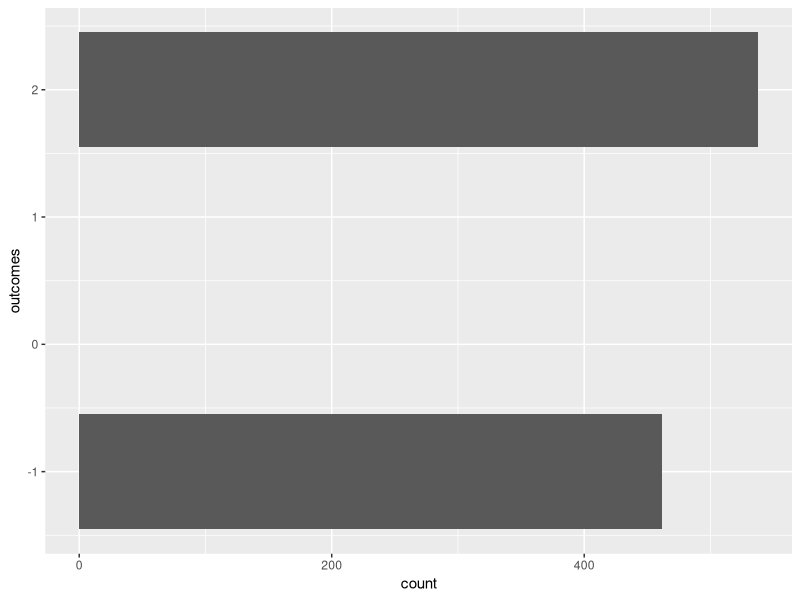
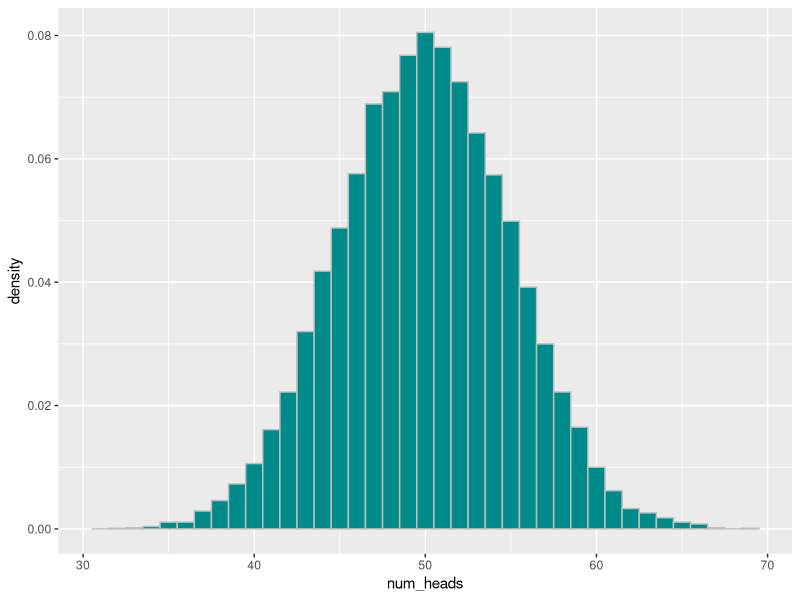
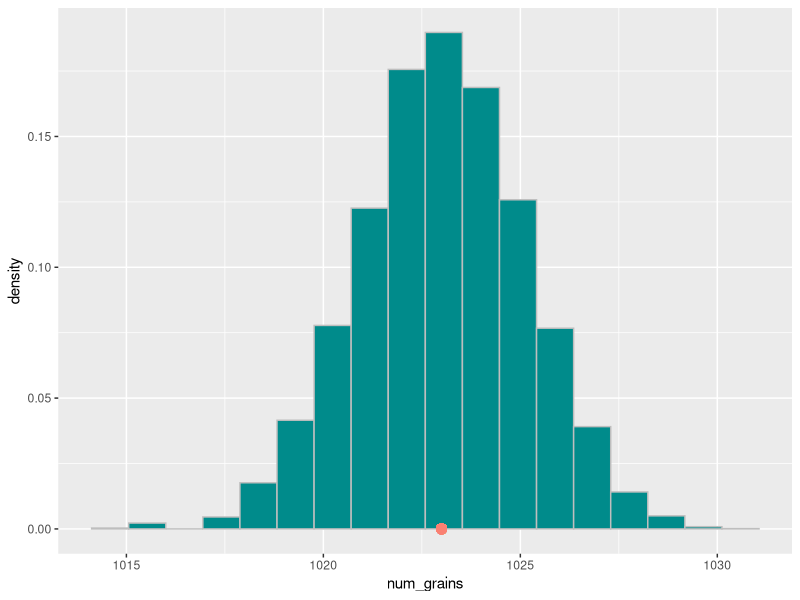
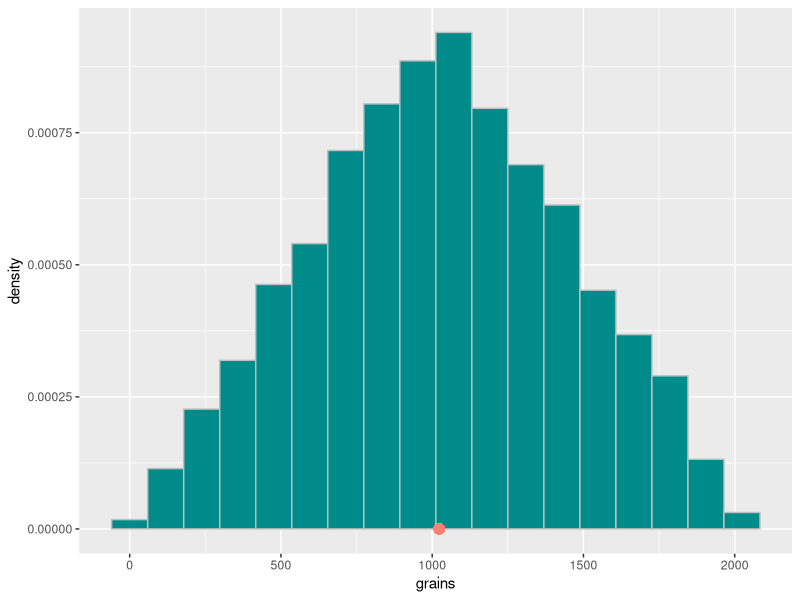
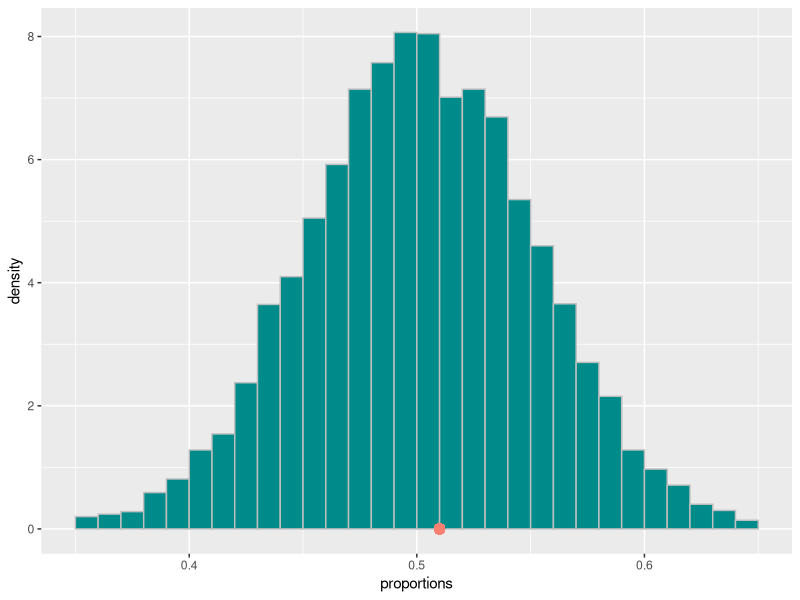

Recreate these plots in R, in order. (Note: this script raises an error after producing the figures.)
## ---- chunk 1
fair_coin <- c("heads", "tails")
sample(fair_coin, size = 1)
## ---- chunk 2
two_groups <- c("kick", "receive")
sample(two_groups, size = 1)
## ---- chunk 3
sample(two_groups, size = 8, replace = TRUE)
## ---- chunk 4
sign <- function(x) {
  if (x > 0) {
    return("positive")
  }
}
sign(3)
## ---- chunk 5
print(sign(-3))
## ---- chunk 6
sign <- function(x) {
  if (x >= 0) {
    return("positive")
  }
}
sign(0)
sign(0.1)
print(sign(-0.1))  # force a print regardless whether the return value exists
## ---- chunk 7
sign <- function(x) {
  if (x > 0) {
    return("positive")
  }
  if (x < 0) {
    return("negative")
  }
}
sign(2)
sign(-2)
print(sign(0))  # force a print
## ---- chunk 8
sign <- function(x) {
  if (x > 0) {
    return("positive")
  } else if (x < 0) {
    return("negative")
  }
}
sign(3)
sign(-3)
print(sign(0))  # force a print
## ---- chunk 9
sign <- function(x) {
  if (x > 0) {
    return("positive")
  } else if (x < 0) {
    return("negative")
  } else if (x == 0) {
    return("neither positive nor negative")
  }
}
## ---- chunk 10
sign(0)
## ---- chunk 11
sign <- function(x) {
  if (x > 0) {
    return("positive")
  } else if (x < 0) {
    return("negative")
  } else {
    return("neither positive nor negative")
  }
}
## ---- chunk 12
sign(0)
## ---- chunk 13
capitol <- function(x) {
  if (x == "Florida") {
    return("Talahassee")
  } else if (x == "Georgia") {
    return("Atlanta")
  } else if (x == "Alabama") {
    return("Montgomery")
  } else {
    return("Oops, don't know where that is")
  }
}
## ---- chunk 14
capitol("Florida")
capitol("Massachusetts")
capitol("Georgia")
capitol("North Dakota")
## ---- chunk 15
library(tidyverse)
## ---- chunk 16
one_flip <- function(x) {
  if (x == "heads") {
    return(2)
  } else if (x == "tails") {
    return(-1)
  } 
}
## ---- chunk 17
c(one_flip("heads"), one_flip("tails"))
## ---- chunk 18
sides <- c("heads","tails")
one_flip(sample(sides, size = 1))
## ---- chunk 19
one_flip(sample(c("heads","tails"), size = 1))
## ---- chunk 20
betting_one_round <- function() {
  # Net gain on one bet
  x <- sample(c("heads","tails"), size = 1) # flip a fair coin once and record the side
  if (x == "heads") {
    return(2)
  } else if (x == "tails") {
    return(-1)
  } 
}
## ---- chunk 21
betting_one_round()
## ---- chunk 22
for (hand in c("rock", "paper", "scissors")) {
  print(hand)
}
## ---- chunk 23
for (season in c("spring", "summer", "fall", "winter")) {
  print(season)
}
## ---- chunk 24
1:5
30:20
a <- 18
b <-  7
a:b
b:a
## ---- chunk 25
for (i in 1:5) {
  print(i)
}
## ---- chunk 26
for (i in 1:10) {
  print(betting_one_round())
}
## ---- chunk 27
rounds <- 10
outcomes <- vector("integer", rounds)  # create a vector with length rounds
for (i in 1:rounds) {
  outcomes[i] <- betting_one_round()
}
## ---- chunk 28
outcomes
## ---- chunk 29
rounds <- 10
outcomes <- replicate(n = 10, betting_one_round())
## ---- chunk 30
outcomes
## ---- chunk 31
sum(outcomes)
## ---- chunk 32
rounds <- 1000
outcomes <- replicate(n = rounds, betting_one_round())
## ---- chunk 33
length(outcomes)
## ---- chunk 34
sum(outcomes)
## ---- chunk 35
outcome_df <- tibble(outcomes)
ggplot(outcome_df, aes(x = outcomes)) + 
  geom_bar() + 
  coord_flip()
## ---- chunk 36
library(tidyverse)
## ---- chunk 37
sides <- c("heads", "tails")
## ---- chunk 38
tosses <- sample(sides, size = 8, replace = TRUE)
tosses
## ---- chunk 39
sum(tosses == "heads")
## ---- chunk 40
outcomes <- sample(sides, size = 100, replace = TRUE)
num_heads <- sum(outcomes == "heads")
num_heads
## ---- chunk 41
one_trial <- function() {
  outcomes <- sample(sides, size = 100, replace = TRUE)
  num_heads <- sum(outcomes == "heads")
  return(num_heads)
} 
## ---- chunk 42
one_trial()
## ---- chunk 43
# Number of repetitions
num_repetitions <- 10000

# simulate the experiment!
heads <- replicate(n = num_repetitions, one_trial())
## ---- chunk 44
length(heads)
## ---- chunk 45
heads[1]
heads[2]
## ---- chunk 46
results <- tibble(
  repetition = 1:num_repetitions,
  num_heads = heads
)
## ---- chunk 47
results
## ---- chunk 48
ggplot(results) + 
  geom_histogram(aes(x = num_heads, y = after_stat(density)), 
                 color = "gray", fill = "darkcyan", breaks = seq(30.5, 69.6, 1))
## ---- chunk 49
sample(c(-1, 0, 1), 1, prob=c(1/4, 2/4, 1/4))
## ---- chunk 50
after_clerk_calculation <- function(grains) {
  grains + sample(c(-1, 0, 1), 1, prob=c(1/4, 2/4, 1/4))
}
## ---- chunk 51
after_clerk_calculation(10)
## ---- chunk 52
2 ** (0:9)
## ---- chunk 53
set.seed(2)
## ---- chunk 54
map_dbl(2 ** (0:9), after_clerk_calculation)
## ---- chunk 55
set.seed(2)
## ---- chunk 56
map_dbl(2 ** (0:9), after_clerk_calculation) |>
  sum()
## ---- chunk 57
total_grains_received <- function(num_days) {
  map_dbl(2 ** (0:(num_days - 1)), after_clerk_calculation) |> 
    sum()
}
## ---- chunk 58
total_grains_received(10)
## ---- chunk 59
# Number of repetitions
num_repetitions <- 10000

# simulate the experiment!
grains <- replicate(n = num_repetitions, total_grains_received(10))
## ---- chunk 60
results <- tibble(
  repetition = 1:num_repetitions,
  num_grains = grains
)
results
## ---- chunk 61
ggplot(results) + 
  geom_histogram(aes(x = num_grains, y = after_stat(density)), 
                 color = "gray", fill = "darkcyan", bins = 18) + 
  geom_point(aes(x = 1023, y = 0), color = "salmon", size = 3)
## ---- chunk 62
delicious_fruits <- c("apple", "banana", "pineapple", "mango")
## ---- chunk 63
accumulate(delicious_fruits, \(acc, nxt) str_c(acc, nxt, sep = ":"))
## ---- chunk 64
# str_c from stringr with collapse
str_c(delicious_fruits, collapse = ":")

# using accumulate!
accumulate(delicious_fruits, \(acc, nxt) str_c(acc, nxt, sep = ":")) |>
  last()
## ---- chunk 65
accumulate(delicious_fruits, \(acc, nxt) str_c(acc, nxt, sep = ":"), .init = "a")
## ---- chunk 66
accumulate(541:546, \(acc, nxt) acc + 10, .init = 10)
## ---- chunk 67
grains_after_day <- function(current_grains) {
  new_amount <- current_grains + after_clerk_calculation(current_grains)
  return(max(1, new_amount))
}
## ---- chunk 68
accumulate(1:10, \(acc, nxt) grains_after_day(acc), .init = 1)
## ---- chunk 69
total_grains_received <- function(num_days) {
  accumulate(1:10, \(acc, nxt) grains_after_day(acc), .init = 1) |> 
    last()
}
## ---- chunk 70
num_repetitions <- 10000
grains <- replicate(n = num_repetitions, total_grains_received(10))
## ---- chunk 71
grains |>
  tibble() |> 
  ggplot() + 
  geom_histogram(aes(x = grains, y = after_stat(density)), 
                 bins = 18, color = "gray", fill = "darkcyan") +
  geom_point(aes(x = 1023, y = 0), color = "salmon", size = 3)
## ---- chunk 72
library(tidyverse)
## ---- chunk 73
chosen_birthdays <- sample(1:365, size=23, replace=TRUE)
chosen_birthdays 
## ---- chunk 74
sum(duplicated(chosen_birthdays))
## ---- chunk 75
any_duplicates_in_class <- function() {
  chosen_bdays <- sample(1:365, size=23, replace=TRUE)
  num_duplicates <- sum(duplicated(chosen_bdays))
  if (num_duplicates > 0) {
    return(1)
  } else {
    return(0)
  }
}
## ---- chunk 76
any_duplicates_in_class()
## ---- chunk 77
one_birthday_trial <- function() {
  classrooms <- 100
  num_duplicates <- replicate(n = classrooms, any_duplicates_in_class())
  return(sum(num_duplicates) / classrooms)
}
## ---- chunk 78
one_birthday_trial()
## ---- chunk 79
# Number of repetitions 
num_repetitions <- 10000

# simulate the experiment!
bday_proportions <- replicate(n = num_repetitions, one_birthday_trial())

# and done!
## ---- chunk 80
results <- tibble(
  repetition = 1:num_repetitions,
  proportions = bday_proportions
)
results
## ---- chunk 81
ggplot(results) + 
  geom_histogram(aes(x = proportions, y = after_stat(density)), 
                 color = "gray", fill = "darkcyan", breaks = seq(0.35, 0.65, 0.01)) + 
  geom_point(aes(x = 0.51, y = 0), color = "salmon", size = 3)
## ---- chunk 82
knitr::include_graphics('images/monty_hall_goat.png')
## ---- chunk 83
library(tidyverse)
## ---- chunk 84
goats <- c("goat1", "goat2")
## ---- chunk 85
other_goat <- function(x) {
  if (x == "goat1") {
    return("goat2")
  } else if (x == "goat2") {
    return("goat1")
  }
} 
## ---- chunk 86
other_goat("goat1")
other_goat("goat2")
print(other_goat("goose"))
## ---- chunk 87
hidden_behind_doors <- c("goat1", "goat2", "car")
## ---- chunk 88
monty_hall_game <- function(x) {
  # Returns (contestant's guess, what Monty reveals, what remains behind the other door)
  pick <- sample(hidden_behind_doors, size = 1) 
  if (pick == "goat1") {
    return(c(pick, "goat2", "car"))
  } 
  
  if (pick == "goat2") {
    return(c(pick, "goat1", "car"))
  } 
  
  if (pick == "car") { 
    revealed <- sample(goats, size = 1)
    return(c(pick, revealed, other_goat(revealed)))
  }
}
## ---- chunk 89
monty_hall_game()
## ---- chunk 90
num_repetitions <- 10000
games <- map(1:num_repetitions, monty_hall_game)
## ---- chunk 91
games[[1]]
games[[2]]
games[[3]]
## ---- chunk 92
guess_column = map_chr(games, function(x) x[1])
head(guess_column)
## ---- chunk 93
revealed_column = map_chr(games, function(x) x[2])
remaining_column = map_chr(games, function(x) x[3])
## ---- chunk 94
game_results <- tibble(
  guess = guess_column,
  revealed = revealed_column,
  remaining = remaining_column
)
game_results
## ---- chunk 95
original_choice <- game_results |> 
  group_by(guess) |>
  count() |>
  mutate(which_door = "original")
original_choice
## ---- chunk 96
remaining_doors <- game_results |> 
  group_by(remaining) |>
  count() |>
  mutate(which_door = "remaining")
remaining_doors
## ---- chunk 97
original_choice <- original_choice |> rename(item = guess)
remaining_doors <- remaining_doors |> rename(item = remaining)
stuck_together <- bind_rows(original_choice, remaining_doors)
stuck_together
## ---- chunk 98
ggplot(stuck_together, aes(x = item, y = n, fill = which_door)) + 
  geom_bar(position="dodge", stat = "identity") + 
  coord_flip()
## ---- chunk 99
library(tidyverse)
## ---- chunk 100
rolls <- 1:51
results <- tibble(rolls = rolls,
                  prob_of_at_least_one_six = 1 - (5/6) ** rolls)
results
## ---- chunk 101
ggplot(results) + 
  geom_point(aes(x = rolls, y = prob_of_at_least_one_six))
## ---- chunk 102
filter(results, rolls == 50) |> as.data.frame()
